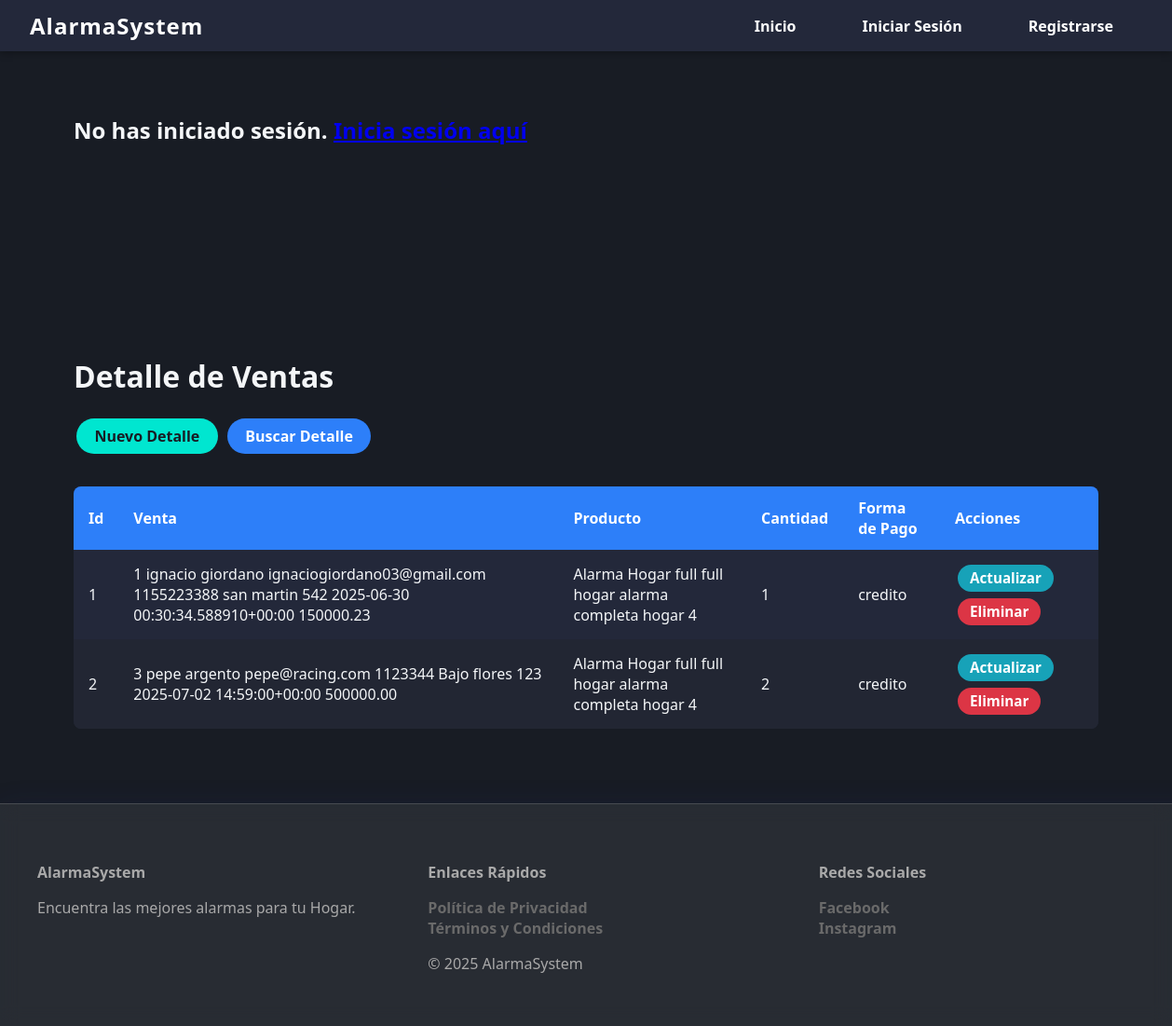
The page /detalle-venta/ on the database its author committed.
### App/models.py (models this page shows, shortened)
class DetalleVenta(models.Model):
    venta = models.ForeignKey(Venta, on_delete=models.CASCADE, related_name='detalles')
    producto = models.ForeignKey(Productos, on_delete=models.CASCADE)
    cantidad = models.PositiveIntegerField(default=1)
    forma_de_pago = models.CharField(max_length=25)

class Venta(models.Model):
    cliente = models.ForeignKey(Clientes, on_delete=models.CASCADE, related_name='ventas')
    fecha = models.DateTimeField()
    total = models.DecimalField(max_digits=10, decimal_places=2, default=0.00)
    def __str__(self):
        return f"{self.id}  {self.cliente}  {self.fecha}  {self.total}"

class Clientes(models.Model):
    nombre = models.CharField(max_length=100)
    apellido = models.CharField(max_length=100)
    email = models.EmailField(unique=True)
    telefono = models.CharField(max_length=20, blank=True)
    direccion = models.CharField(max_length=200, blank=True)
    def __str__(self):
        return f"{self.nombre} {self.apellido} {self.email} {self.telefono} {self.direccion}"

class Productos(models.Model):
    nombre_producto = models.CharField(max_length=30)
    marca_producto = models.CharField(max_length=20)
    descripcion = models.TextField(blank=True)
    stock = models.PositiveIntegerField(default=0)
    def __str__(self):
        return f"{self.nombre_producto} {self.marca_producto} {self.descripcion} {self.stock}"

### App/views.py (the view)
# urls.py: path('detalle-venta/', views.mostrar_detalle_venta, name='detalle_venta'),
def mostrar_detalle_venta(request):
    detalles = DetalleVenta.objects.all()
    context = {'detalles': detalles}
    return render(request, 'App/detalle_venta.html', context)

### App/Templates/App/detalle_venta.html (shortened to what this page needs)
{% extends 'App/base.html' %}
{% block codigoDinamico %}
<div class="container">
    <h1>Detalle de Ventas</h1>
    <div style="margin-bottom: 2rem;">
        <a href="{% url 'crear_detalle_venta' %}" class="btn btn-success">Nuevo Detalle</a>
        <a href="{% url 'buscar_producto_detalle_venta' %}" class="btn btn-primary">Buscar Detalle</a>
    </div>
    <table class="table table-dark table-hover">
        <thead>
            <tr>
                <th scope="col">Id</th>
                <th scope="col">Venta</th>
                <th scope="col">Producto</th>
                <th scope="col">Cantidad</th>
                <th scope="col">Forma de Pago</th>
                <th scope="col">Acciones</th>
            </tr>
        </thead>
        <tbody>
            {% for detalle in detalles %}
            <tr>
                <td>{{ detalle.id }}</td>
                <td>{{ detalle.venta }}</td>
                <td>{{ detalle.producto }}</td>
                <td>{{ detalle.cantidad }}</td>
                <td>{{ detalle.forma_de_pago }}</td>
                <td>
                    <a href="{% url 'actualizar_detalle_venta' detalle.id %}" class="btn btn-info btn-sm">Actualizar</a>
                    <a href="{% url 'eliminar_detalle_venta' detalle.id %}" class="btn btn-danger btn-sm">Eliminar</a>
                </td>
            </tr>
            {% empty %}
            <tr>
                <td colspan="6">No hay detalles registrados.</td>
            </tr>
            {% endfor %}
        </tbody>
    </table>
</div>
{% endblock %}

### App/static/App/styles.css (style rules this page uses)
body { margin: 0; font-family: 'Segoe UI', Arial, sans-serif; background: #181c24; color: #f4f6f8; }
.container { max-width: 1100px; margin: 2rem auto; padding: 1rem; background: none; }
.table { width: 100%; border-collapse: collapse; margin-bottom: 2rem; background: #23283a; color: #f4f6f8; border-radius: 8px; overflow: hidden; }
.table th, .table td { padding: 0.75rem 1rem; text-align: left; }
.table th { background: #2d7ff9; color: #fff; }
.table tr:nth-child(even) { background: #222633; }
.btn { display: inline-block; padding: 0.5rem 1.2rem; border-radius: 20px; font-weight: bold; text-decoration: none; border: none; cursor: pointer; margin: 0.2rem 0.2rem; transition: background 0.2s, color 0.2s; }
.btn-success { background: #00e6d0; color: #181c24; }
.btn-primary { background: #2d7ff9; color: #fff; }
.btn-info { background: #17a2b8; color: #fff; }
.btn-danger { background: #dc3545; color: #fff; }
.btn-sm { padding: 0.3rem 0.8rem; font-size: 0.95rem; }

### rows shown on the page
DetalleVenta: id "1", venta "1 ignacio giordano ignaciogiordano03@gmail.com 1155223388 san martin 542 2025-06-30 00:30:34.588910+00:00 150000.23", producto "Alarma Hogar full full hogar alarma completa hogar 4", cantidad "1", forma_de_pago "credito"
DetalleVenta: id "2", venta "3 pepe argento pepe@racing.com 1123344 Bajo flores 123 2025-07-02 14:59:00+00:00 500000.00", producto "Alarma Hogar full full hogar alarma completa hogar 4", cantidad "2", forma_de_pago "credito"
